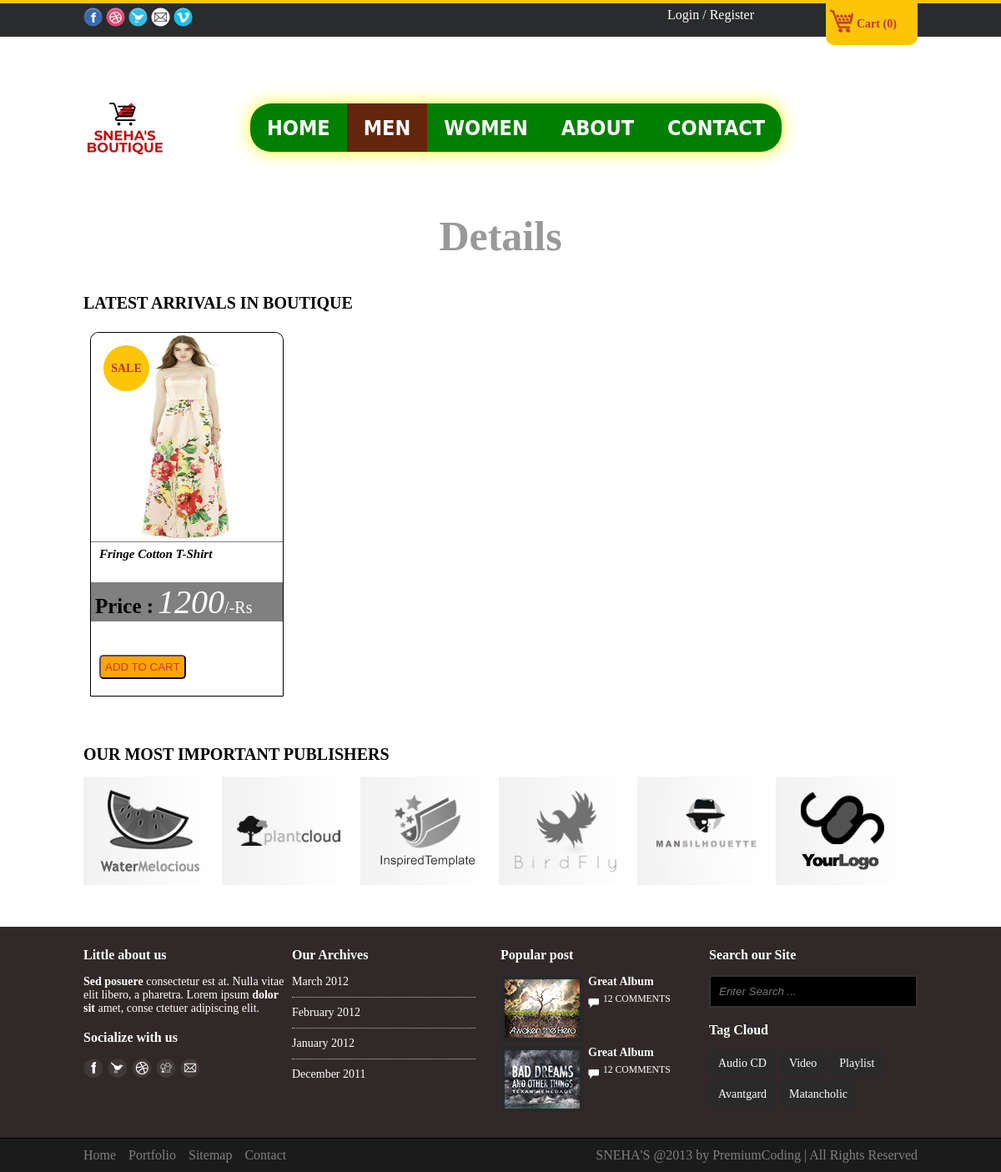
Screenshot of /details.php?pro_id=24 with the database file from the repository.
### tables this page shows
CREATE TABLE `products` (
  `product_id` int(11) NOT NULL,
  `brand_id` int(40) NOT NULL,
  `cat_id` int(40) NOT NULL,
  `product_title` varchar(40) NOT NULL,
  `product_img` varchar(255) NOT NULL,
  `product_price` varchar(40) NOT NULL,
  `product_desc` text NOT NULL,
  `rating_img1` varchar(40) NOT NULL,
  `rating_img2` varchar(40) NOT NULL,
  `rating_img3` varchar(40) NOT NULL,
  `rating_img4` varchar(40) NOT NULL,
  `rating_img5` varchar(40) NOT NULL
);

### functions/functions.php (the view, shortened to what this page needs)
		<?php
				$conn=mysqli_connect('localhost','root','','e_commerce');
	function productdetails(){
if(isset($_GET['pro_id'])){
	$pro_id = $_GET['pro_id'];
	$con = mysqli_connect('localhost','root','','e_commerce');
			$rdb= "select * from products where product_id=$pro_id";
			$run = mysqli_query($con,$rdb);
	while($row=mysqli_fetch_array($run)){
					$pro_id=$row['product_id'];
					$pro_title=$row['product_title'];
					$pro_img=$row['product_img'];
					$pro_price=$row['product_price'];
					echo"
					<div class='product_one'>
					<div class='product_img'>
					<img src='admin_area/product_images/$pro_img'>
					<span>SALE</span>
					</div>
					<div class='product_text'>
					<h4><i>$pro_title</i></h4>
					</div>
					<div class='product_price'>
					<div class='price' style='background:grey'>
					<p style='color:black;display:inline-block;font-size:25px;font-weight:bold;margin:0px 5px'>Price :</p><i>$pro_price</i><span>/-Rs</span>
					</div>
					<div class='button'>
						<a href='index.php?add_cart=$pro_id'><input type='submit' name='submit' value='ADD TO CART' ></a>
					</div>
					</div>
					</div>
					";
				}
}
}
function countitems(){
	if(isset($_GET['add_cart'])){
	global $conn;
		$ip_add = getRealIpAddr();
	$db = "select * from cart where ip_add='$ip_add' ";
	$run = mysqli_query($conn,$db);
	$count_items = mysqli_num_rows($run);
	echo $count_items;
}
	else{
	global $conn;
		$ip_add = getRealIpAddr();
	$db = "select * from cart where ip_add='$ip_add' ";
	$run = mysqli_query($conn,$db);
	$count_items = mysqli_num_rows($run);
	echo $count_items;
	}
}
function getRealIpAddr()  {
    if ( !empty( $_SERVER['HTTP_CLIENT_IP'] ) )
    {
      $ip = $_SERVER['HTTP_CLIENT_IP'];
    }
    elseif( !empty( $_SERVER['HTTP_X_FORWARDED_FOR'] ) )
    {
      $ip=$_SERVER['HTTP_X_FORWARDED_FOR'];
    }
    else
    {
      $ip = $_SERVER['REMOTE_ADDR'];
    }
    return $ip;
  }
?>

### css/style.css (style rules this page uses)
* { margin: 0; padding: 0; }
body { font-family: verdana; }
.product_one { margin: 8px 8px; float: left; width: 230px; height: auto; background-color: white; padding-bottom: 15px; border: 1px solid black; border-top-left-radius: 10px; border-top-right-radius: 10px; }
.product_img { width: 230px; height: 250px; border-bottom: 1px solid gray; }
.product_img img { width: 100%; height: 250px; border-top-left-radius:10px; border-top-right-radius:10px; }
.product_text { width: 100%; float: left; margin-top: 5px; }
.product_text h4 i { font-size: 15px; font-weight: bolder; margin-left: 10px; }
.product_price { background: brown; }
.price { width: 100%; color:white; font-family: Baskerville, "Palatino Linotype", Palatino, "Century Schoolbook L", "Times New Roman", "serif"; float:right; font-size: 40px; font-weight: lighter; margin:25px 0px 0px 0px; }
.price span { font-size: 20px; }
.button { float: left; margin:40px 5px 5px 10px; }
.button input[type=submit] { padding: 5px; background-color:orange; border-radius: 5px; color: #cd3737; }
.product_one .product_img { position: relative; }
.product_one .product_img span { position: absolute; left: 15px; top: 15px; background-color: #fcc508; color: #c32a2a; text-align: center; width: 55px; height: 55px; border-radius: 50px; line-height: 55px; font-weight: bold; font-size: 14px; }

### rows the page displays
products: product_img (picture), product_title "Fringe Cotton T-Shirt", product_price "1200"

### other values shown
$count_items "0"
